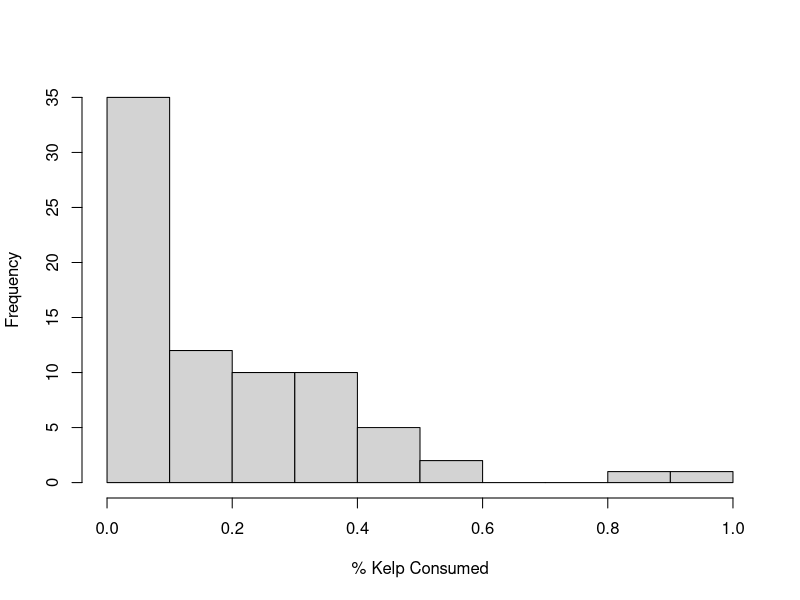
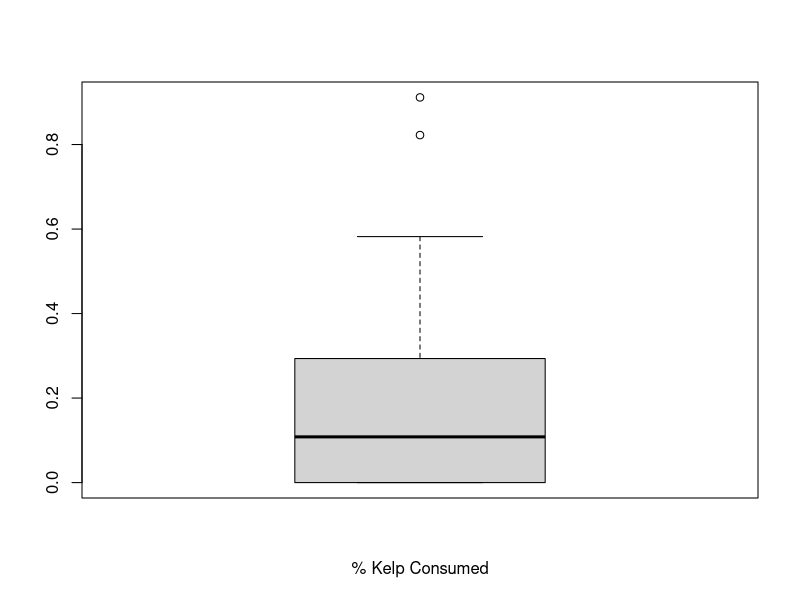
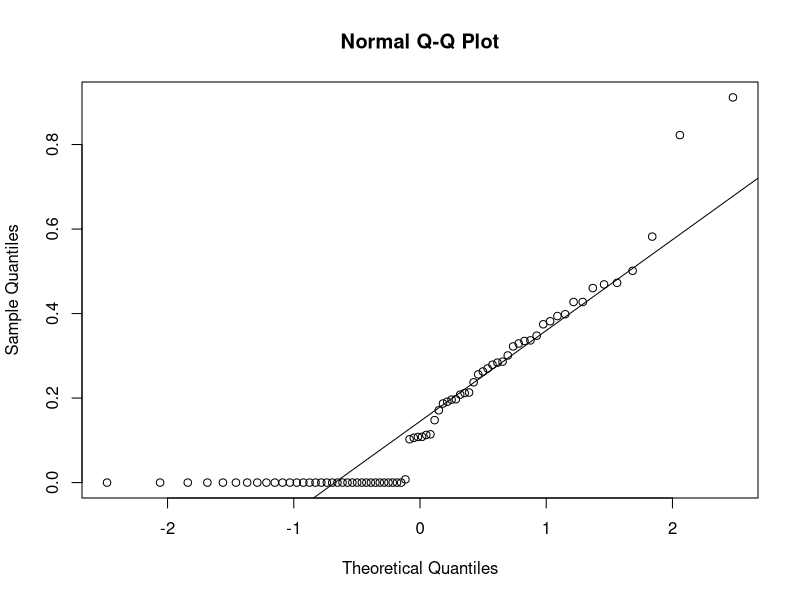
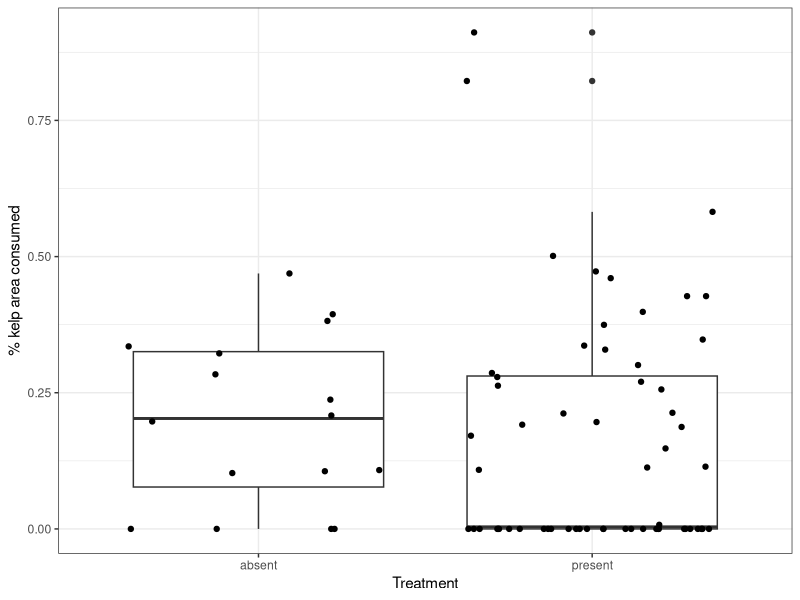
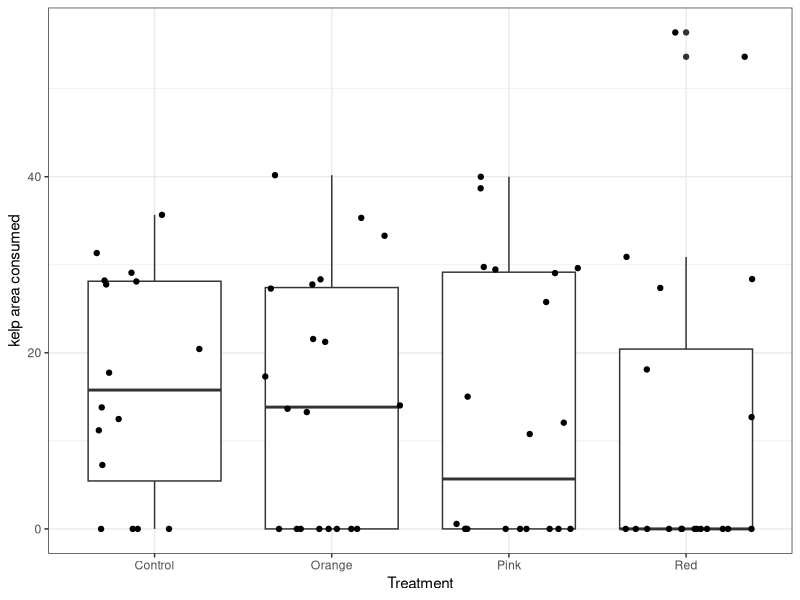
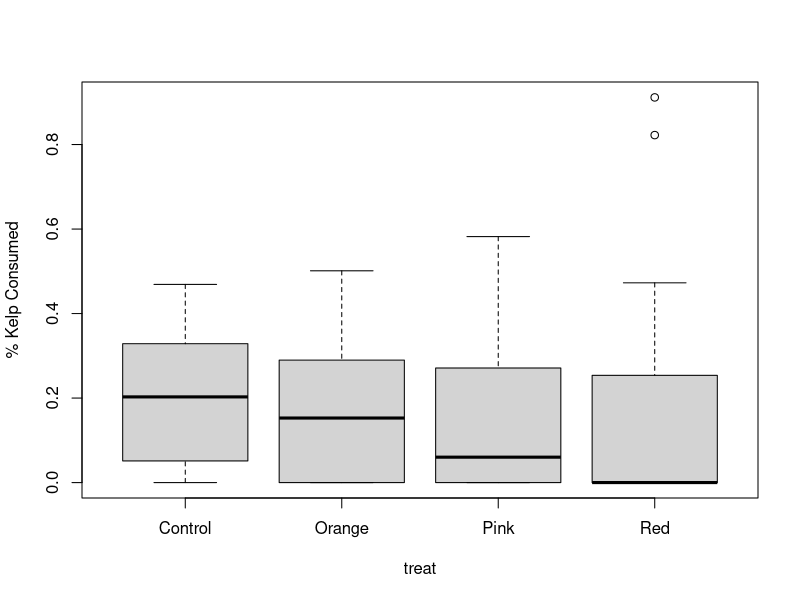
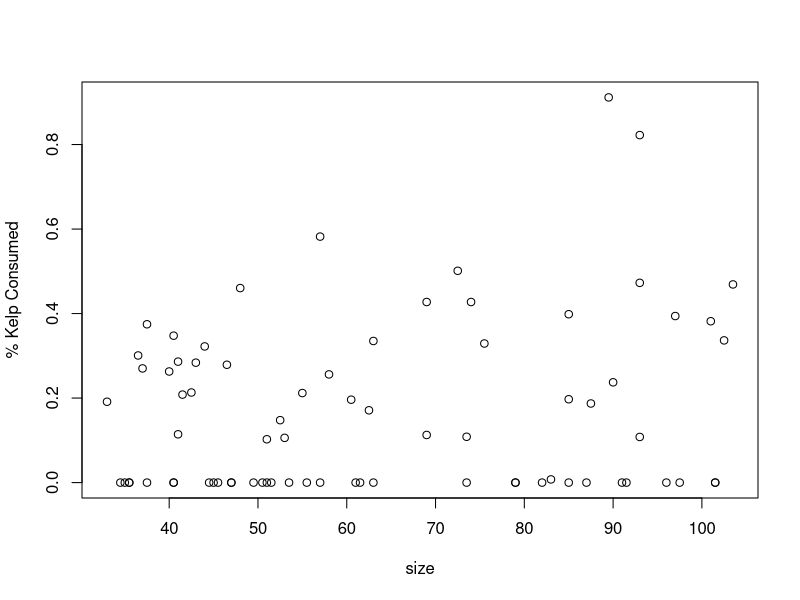
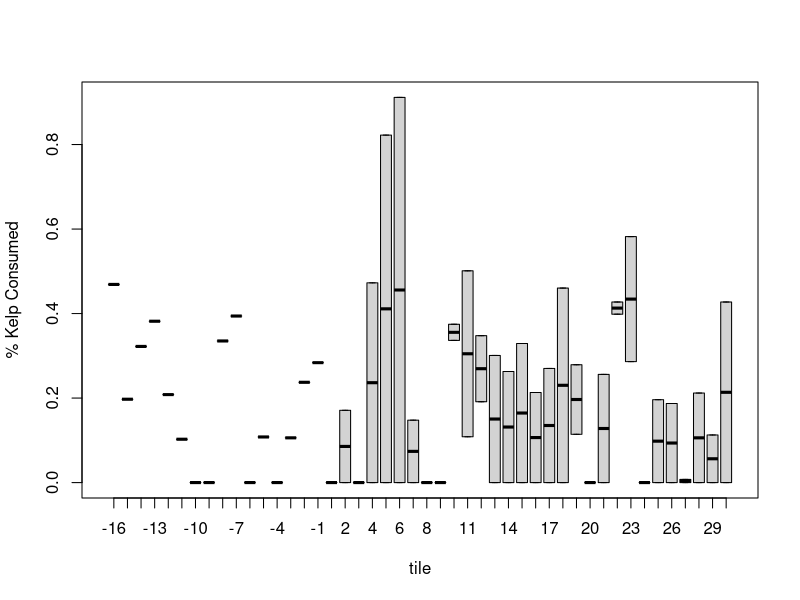

These figures' R source, in order:
## Data analysis for Corynactis-Urchin deterrence experiment - kelp consumption ##
## Code by Amelia Ritger at UCSB on September 7, 2019 ##

library(tidyverse)
library(zoo)
library(readxl)

## LOAD DATA
data <- read_excel("data/raw.xlsx", sheet = "Kelp consumption")

## TIDY DATA
# To compare across treatments, presence/absence of Corynactis
data$corynactis_binary <- ifelse(data$`Treatment Number`>1, "present", "absent")
# Create variables: Kelp consumed, percent kelp consumed
data <- data %>%
  mutate(area_consumed_cm2=(`Kelp Before (cm^2)`-`Kelp After (cm^2)`)) %>%
  mutate(percent_consumed=(area_consumed_cm2/`Kelp Before (cm^2)`))

# look at "minimum % kelp consumed cutoff" contradictions between ImageJ and visual analysis
datan <- subset(data, `Kelp visibly consumed?`=="no")
datay <- subset(data, `Kelp visibly consumed?`=="yes")
sort(datan$percent_consumed) #If any percent consumption is less than 0.04, we assume there was no consumption (aka 'remove' ImageJ analysis error)...minus the one piece of kelp that definitely had a tiny bit of urchin chewing it
#data$percent_corrected <- ifelse(data$`Percent of Kelp Consumed`>0.04, data$`Percent of Kelp Consumed`, 0)
data$percent_corrected <- ifelse(data$`Kelp visibly consumed?`=="no", 0, data$percent_consumed)
data$area_corrected <- ifelse(data$`Kelp visibly consumed?`=="no", 0, data$area_consumed_cm2)

# To compare consumption (yes, no) across treatments
data$consumption_binary <- ifelse(data$percent_corrected>0, 1, 0)
# Average urchin body weight before and after trials
data <- data %>%
  mutate(urchin_avg_g = rowMeans(cbind(`Urchin weight before (g)`,`Urchin weight after (g)`)))
# To see if balcony versus wet lab location had an effect
data$experiment_location <- ifelse(data$`Tank number`>6, "Balcony", "Lab")
# To keep all control values rather than average them, assign each control trial a unique number
data$`Cory Tile Number`[data$`Cory Tile Number`==0] <- c(-1:-16)

# take averages (kelp consumption) of each tile, create new data frame from subsetted averages
data_avg <- data %>%
  group_by(`Cory Tile Number`) %>%                                     # group tile numbers together
  mutate(avg_area=mean(area_consumed_cm2, na.rm=TRUE))  %>%       # take mean kelp consumption of each tile group
  mutate(avg_percent=mean(percent_consumed, na.rm=TRUE)) %>% # take mean % kelp consumption of each tile group
  ungroup() %>%                                                        # ungroup data REALLY IMPT when using group_by
  distinct(`Cory Tile Number`, .keep_all = TRUE)                       # remove duplicate tiles


## ORGANIZE CODE
# assign the response variable to Y
Y <- as.numeric(data$percent_corrected) #binomial distribution? needs transformation
Yname <- as.character("% Kelp Consumed")

# assign the predictor variables to X
treat <- as.factor(data$Treatment)
size <- data$urchin_avg_g
tile <- as.factor(data$`Cory Tile Number`)
date <- as.factor(data$`Julian date`)
temp <- data$`Water Temperature (°C)`
kloc <- as.factor(data$`Kelp Location`)
tloc <- as.factor(data$experiment_location)
starv <- data$`Urchin Starvation Time (days)`
used <- as.factor(data$`Urchin "type"`)


## FIRST-PASS ANALYSIS 
#Univariate analysis for Y
hist(Y, main="", xlab=Yname)
boxplot(Y, xlab=Yname)
qqnorm(Y)
qqline(Y)

# quick look at kelp consumption with and without Corynactis
ggplot(data,aes(x=corynactis_binary,y=percent_corrected))+
  geom_boxplot()+
  geom_jitter()+
  xlab("Treatment")+
  ylab("% kelp area consumed")+
  theme_bw()
#ggsave("figures/present_absent.pdf",a,width=5,height=5)

# rough model to look at effects of Corynactis on kelp consumption
m2 <- lm(Y~data$corynactis_binary)
summary(m2)

# quick look at kelp consumption by treatment
ggplot(data,aes(x=treat,y=area_corrected))+
  geom_boxplot()+
  geom_jitter()+
  xlab("Treatment")+
  ylab("kelp area consumed")+
  theme_bw()

# rough model to look at effects of treatment on kelp consumption
m1 <- lm(Y ~ treat)
summary(m1)

## now to do things properly...
# Visualize Y vs. Xs - are there any unpredicted effects?
plot(Y~treat, ylab=Yname)
plot(Y~size, ylab=Yname)
plot(Y~tile, ylab=Yname)
plot(Y~date, ylab=Yname)
plot(Y~temp, ylab=Yname)
plot(Y~kloc, ylab=Yname)
plot(Y~tloc, ylab=Yname)
plot(Y~starv, ylab=Yname)
plot(Y~used, ylab=Yname)

####################################################
# General one-way ANOVA: Mixed Model
####################################################
#### TO DO: deal with non-normal distribution of data

library(lmerTest)
m3 <- lmer(Y ~ treat + (1|tile))

summary(m3)
anova(m3)
anova(m3, ddf="lme4")
st <- step(m3)
plot(m3)

####################################################
# Chi-square test
###################################################
# Results: Red color morph is not necessarily more likely to have no consumption, since treatment and %consumption are independent

# Chi-square test for kelp consumption versus no consumption for yes/no Corynactis
t1<-table(data$corynactis_binary, data$consumption_binary)
rowSums(t1) #number of times Corynactis were or weren't used
colSums(t1) #number of times urchins did or did not eat
prop.table(t1)*100 #probability distribution table
cs <- chisq.test(data$corynactis_binary, data$consumption_binary)
cs$p.value #p value = 0.1326, yes/no consumption and yes/no Corynactis are independent
cs$observed #observed values
round(cs$expected,2) #expected values
round(cs$residuals, 3) #pearsons residuals
library(corrplot)
corrplot(cs$residuals, is.cor = FALSE) #visualize pearsons residuals; (blue color means positively associated with variables, red color means negatively associated with variables); controls driving a lot of this trend
contrib <- 100*cs$residuals^2/cs$statistic #contribution of residuals in %
round(contrib, 3) #visualize % contribution of pearsons residuals for each variable
corrplot(contrib, is.cor = FALSE) #visualize contribution - dependency is heavy on controls

# Chi-square test for kelp consumption versus no consumption across treatments
t2<-table(data$Treatment, data$consumption_binary)
#visualize contingency table
library(gplots)
balloonplot(t(t2), main ="", xlab ="", ylab="", label = FALSE, show.margins = FALSE)
cs <- chisq.test(data$Treatment, data$consumption_binary) #yes/no consumption and treatment are independent p = 0.1104, red morph positively associated with no consumption control positively associated with kelp consumption, control and red are strongly influencing dependency 
